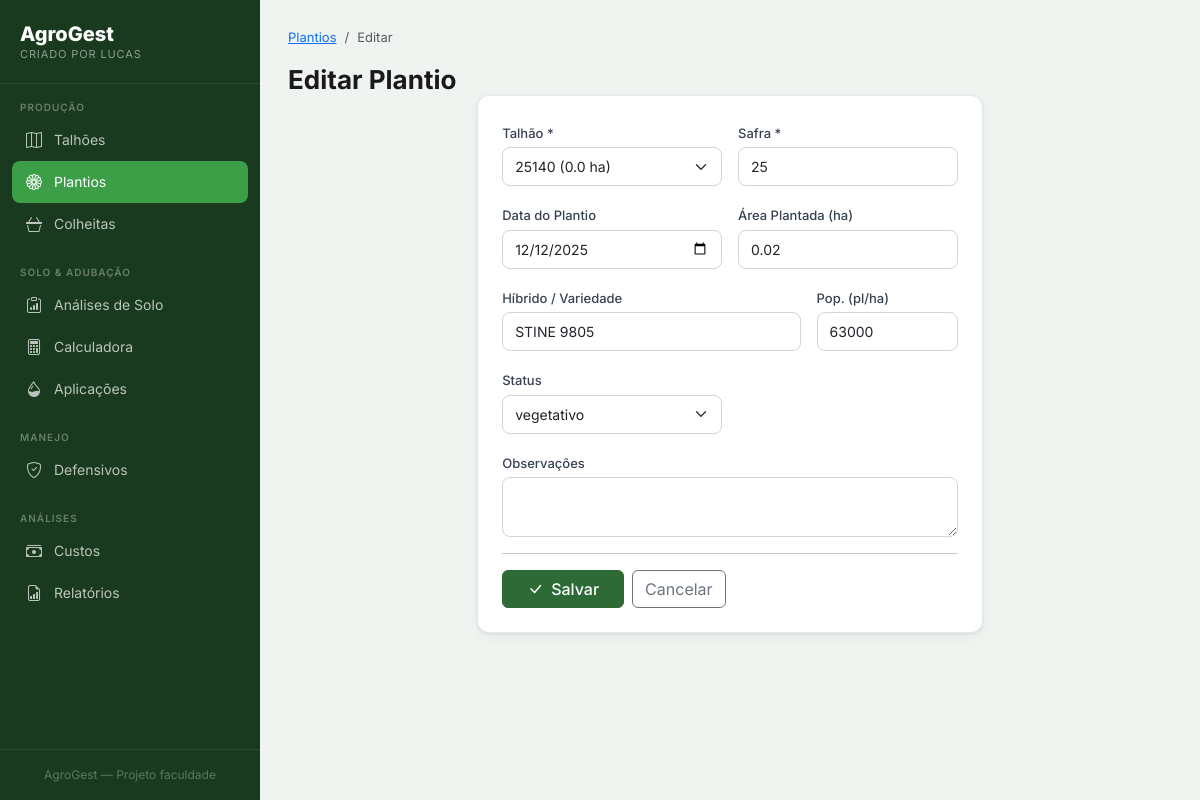
Screenshot of /plantio/6/editar with the database file from the repository.
### tables this page shows
CREATE TABLE plantios (
    id INTEGER PRIMARY KEY AUTOINCREMENT,
    talhao_id INTEGER NOT NULL,
    safra TEXT NOT NULL,
    data_plantio DATE,
    hibrido TEXT,
    populacao INTEGER,
    area_plantada REAL,
    status TEXT DEFAULT 'planejado',
    observacoes TEXT,
    criado_em TIMESTAMP DEFAULT CURRENT_TIMESTAMP,
    FOREIGN KEY (talhao_id) REFERENCES talhoes(id)
);

CREATE TABLE talhoes (
    id INTEGER PRIMARY KEY AUTOINCREMENT,
    nome TEXT NOT NULL,
    area_ha REAL NOT NULL,
    localizacao TEXT,
    tipo_solo TEXT,
    observacoes TEXT,
    criado_em TIMESTAMP DEFAULT CURRENT_TIMESTAMP
);

### modules/plantio.py (the view, shortened to what this page needs)
@plantio_bp.route('/<int:id>/editar', methods=['GET', 'POST'])
def editar(id):
    db = get_db()
    plantio = db.execute("SELECT * FROM plantios WHERE id=?", (id,)).fetchone()
    talhoes = db.execute("SELECT * FROM talhoes ORDER BY nome").fetchall()
    return render_template('plantio/form.html', plantio=plantio, talhoes=talhoes)

### database.py (called while the page is built)
def get_db(app=None):
    from flask import current_app
    if app:
        db = sqlite3.connect(app.config['DATABASE'], detect_types=sqlite3.PARSE_DECLTYPES)
        db.row_factory = sqlite3.Row
        return db
    if 'db' not in g:
        g.db = sqlite3.connect(
            current_app.config['DATABASE'],
            detect_types=sqlite3.PARSE_DECLTYPES
        )
        g.db.row_factory = sqlite3.Row
    return g.db

### templates/plantio/form.html (shortened to what this page needs)
{% extends "base.html" %}
{% block content %}
<div class="page-header">
    <nav aria-label="breadcrumb">
        <ol class="breadcrumb">
            <li class="breadcrumb-item"><a href="{{ url_for('plantio.index') }}">Plantios</a></li>
            <li class="breadcrumb-item active">{{ 'Editar' if plantio else 'Novo Plantio' }}</li>
        </ol>
    </nav>
    <h1 class="page-title">{{ 'Editar Plantio' if plantio else 'Novo Plantio' }}</h1>
</div>
<div class="row justify-content-center">
    <div class="col-lg-7">
        <div class="card">
            <div class="card-body p-4">
                <form method="POST">
                    <div class="row g-3">
                        <div class="col-md-6">
                            <label class="form-label">Talhão *</label>
                            <select name="talhao_id" class="form-select" required>
                                {% for t in talhoes %}
                                <option value="{{ t.id }}" {% if plantio and plantio.talhao_id==t.id %}selected{% endif %}>
                                    {{ t.nome }} ({{ t.area_ha }} ha)
                                </option>
                                {% endfor %}
                            </select>
                        </div>
                        <div class="col-md-6">
                            <label class="form-label">Safra *</label>
                            <input type="text" name="safra" class="form-control"
                                   value="{{ plantio.safra if plantio else '' }}" required placeholder="2024/25">
                        </div>
                        <div class="col-md-6">
                            <label class="form-label">Data do Plantio</label>
                            <input type="date" name="data_plantio" class="form-control"
                                   value="{{ plantio.data_plantio if plantio else '' }}">
                        </div>
                        <div class="col-md-6">
                            <label class="form-label">Área Plantada (ha)</label>
                            <input type="number" name="area_plantada" class="form-control"
                                   value="{{ plantio.area_plantada if plantio else '' }}" step="0.01">
                        </div>
                        <div class="col-md-8">
                            <label class="form-label">Híbrido / Variedade</label>
                            <input type="text" name="hibrido" class="form-control"
                                   value="{{ plantio.hibrido if plantio else '' }}" placeholder="Ex: DKB 390, P3862">
                        </div>
                        <div class="col-md-4">
                            <label class="form-label">Pop. (pl/ha)</label>
                            <input type="number" name="populacao" class="form-control"
                                   value="{{ plantio.populacao if plantio else '' }}" placeholder="65000">
                        </div>
                        <div class="col-md-6">
                            <label class="form-label">Status</label>
                            <select name="status" class="form-select">
                                {% for s in ['planejado','plantado','emergencia','vegetativo','reprodutivo','maturacao','colhido'] %}
                                <option {% if plantio and plantio.status==s %}selected{% endif %}>{{ s }}</option>
                                {% endfor %}
                            </select>
                        </div>
                        <div class="col-12">
                            <label class="form-label">Observações</label>
                            <textarea name="observacoes" class="form-control" rows="2">{{ plantio.observacoes if plantio else '' }}</textarea>
                        </div>
                    </div>
                    <hr>
                    <div class="d-flex gap-2">
                        <button type="submit" class="btn btn-primary px-4">
                            <i class="bi bi-check-lg me-2"></i>Salvar
                        </button>
                        <a href="{{ url_for('plantio.index') }}" class="btn btn-outline-secondary">Cancelar</a>
                    </div>
                </form>
            </div>
        </div>
    </div>
</div>
{% endblock %}

### templates/base.html (style rules this page uses)
:root { --green-deep: #1a3a1f; --green-mid: #2d6a35; --green-bright: #3d9e48; --green-light: #6abf71; --gold: #e8b94a; --gold-light: #f5d87a; --cream: #faf7f0; --soil: #6b4423; --soil-light: #a0714f; --text-dark: #1a1a1a; --text-muted: #6b7280; --border: #e5e7eb; --shadow: 0 1px 3px rgba(0,0,0,.08), 0 4px 12px rgba(0,0,0,.04); --shadow-lg: 0 8px 24px rgba(0,0,0,.10); --radius: 12px; --bottom-nav-h: 64px; }
* { box-sizing: border-box; }
body { font-family: 'Inter', sans-serif; background: #f0f4f0; color: var(--text-dark); min-height: 100vh; }
.page-title { font-weight: 700; font-size: 26px; color: var(--text-dark); margin: 0; }
.card { background: #fff; border: 1px solid var(--border); border-radius: var(--radius); box-shadow: var(--shadow); }
.btn-primary { background: var(--green-mid); border-color: var(--green-mid); font-weight: 500; }
.form-label { font-size: 13px; font-weight: 500; color: #374151; margin-bottom: 4px; }
.form-control, .form-select { border-radius: 8px; border: 1px solid #d1d5db; font-size: 14px; padding: 8px 12px; }
.breadcrumb { font-size: 13px; }

### rows the page displays
plantios: talhao_id "25140 (0.0 ha)", safra "25", data_plantio "12/12/2025", area_plantada "0.02", hibrido "STINE 9805", populacao "63000", status "vegetativo"

### other values shown
{{ 'Editar' if plantio else 'Novo Plantio' }} "Editar"
{{ 'Editar Plantio' if plantio else 'Novo Plantio' }} "Editar Plantio"
